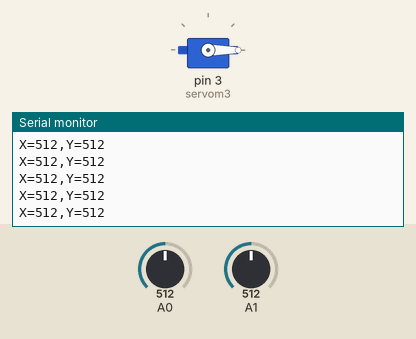
Recording of a sketch running on a simulated Arduino Uno, built with avr-gcc and run on an emulated ATmega328P. Parts: servo, the last lines printed to the serial monitor. The test bench sets the inputs (shaded band); at power-on: A0 = 512, A1 = 512.

Above: at 1.2 s.
1.3 s: A0 set to 11
At 2.0 s:
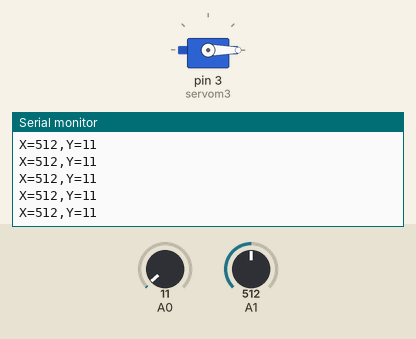
2.8 s: A0 set to 8
At 3.4 s:
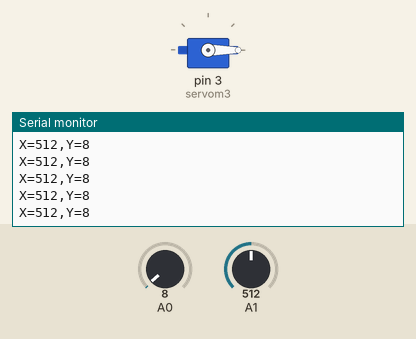
5.8 s: A1 set to 107
At 6.5 s:
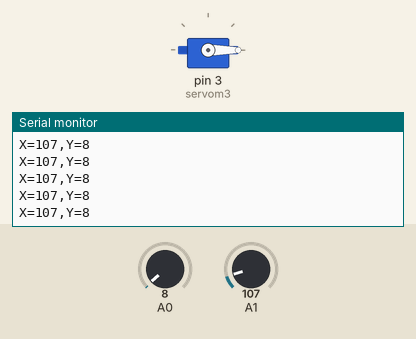
7.3 s: A1 set to 91
At 7.9 s:
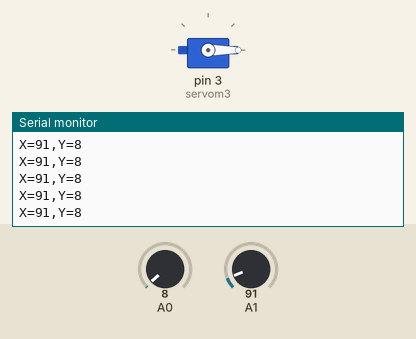
Timing chart, 0 to 9.8 s (numbered marks = the images above; inputs shaded):
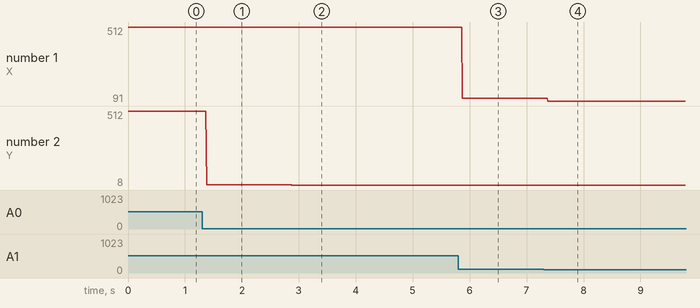

Measured:
- after the input at 1.3 s, the serial monitor: prints a new line after 0.08 s (image 1)
- after the input at 2.8 s, the serial monitor: prints a new line after 0.08 s (image 2)
- after the input at 5.8 s, the serial monitor: prints a new line after 0.07 s (image 3)
- after the input at 7.3 s, the serial monitor: prints a new line after 0.07 s (image 4)
- plotted number 1: 512 → 107 after the input at 5.8 s, 107 → 91 after the input at 7.3 s
- plotted number 2: 512 → 11 after the input at 1.3 s, 11 → 8 after the input at 2.8 s

The sketch:

sketch_dec28b.ino
```cpp
//a continuacion creamos 4 variable

      int Eje_X;       // definimos una variable para el eje x
      int Eje_Y;       // definimos una variable para el eje y
      #include <Servo.h>
Servo servom3;

void setup()
{
    // put your setup code here, to run once:
    Serial.begin(9600);      //iniciamoa lacomunicacion Seriala 9600 baudio
  servom3.attach(3);


}

//*************************************************************************************************************************************

void loop(void)              // inicio de nuestro codigo
{

   int Eje_Y= analogRead(A0); // Leemos lapocin cdel Joystict en el eje Y y lo acumulamo en la Variable Eje_Y
   int Eje_X= analogRead(A1); // Leemos lapocin cdel Joystict en el eje X y lo acumulamo en la Variable Eje_X

   // La siguiente linea de codigo imprime la los cara ter X= y Y= y acontinuacion el valor dela variable Eje_x y Eje_y
   Serial.println("X=" + String(Eje_X) + ",Y=" + String(Eje_Y)); //imprimimos en elpueto serial los valores de X y Y
                // esperamos 100 milesegundo
   if(Eje_Y==0 && Eje_X==524){
    servom3.write(90);
    }
   if(Eje_Y==1023 && Eje_X==524){
    servom3.write(180);
    }
   if(Eje_Y==524 && Eje_X==1023){
    servom3.write(90);
    }
   else{
      servom3.write(0);
    }


}
```
